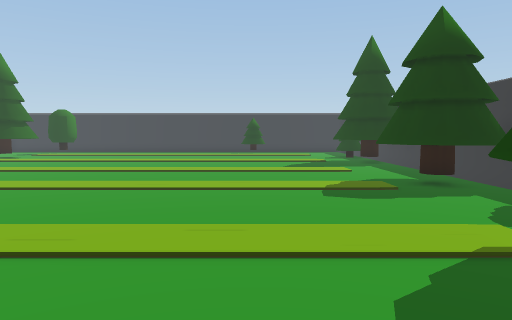
View 1 (above)

16 first-person views from a walk through a 3-D level made in the Unity game engine. The camera is 1.4 m above the floor, tilts 4° down and sees 70° across. The floor is counted in squares, 1 m on a side. Each view is taken from the middle of a square. On the plan, view 1 faces up. The plan holds only what a view shows up to about 16 squares ahead; the rest is blank. The place goes on beyond the plan. The player character is not drawn.

View 2
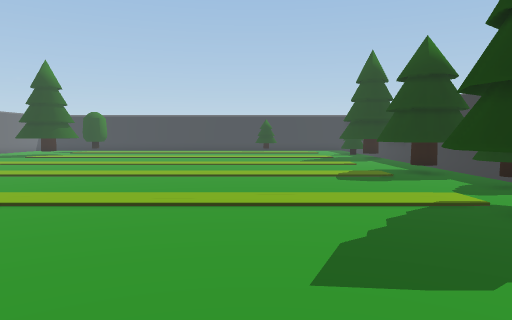

View 3
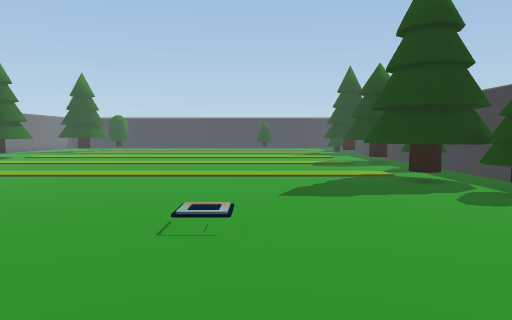

View 4
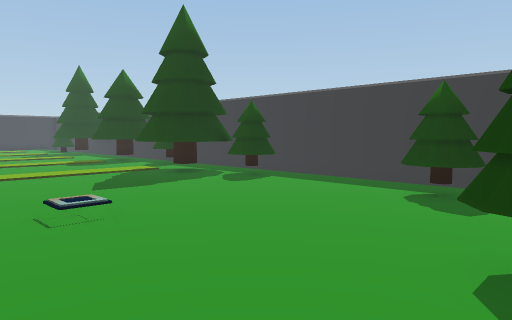

View 5
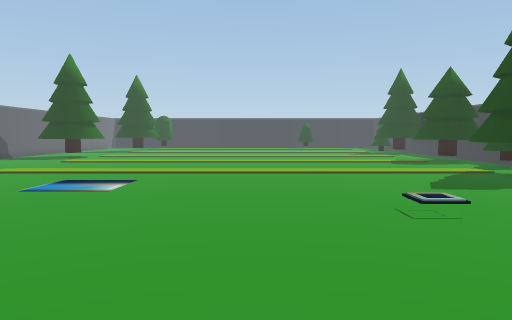

View 6
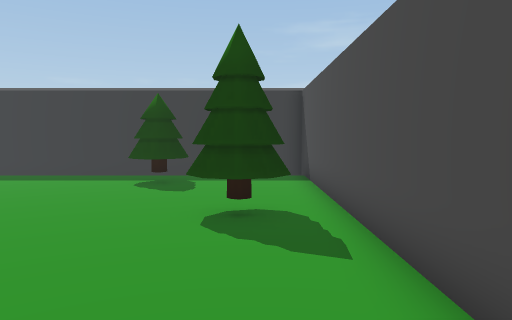

View 7
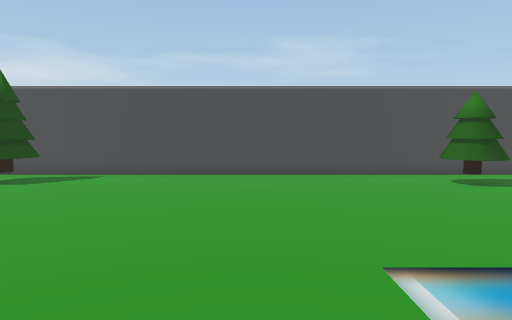

View 8
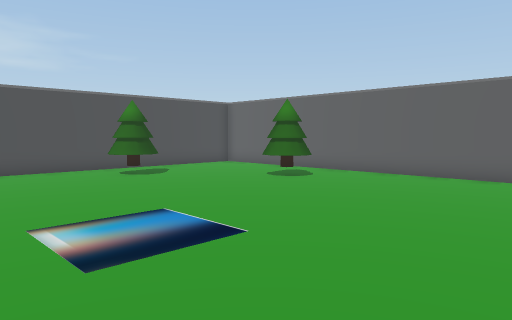

View 9
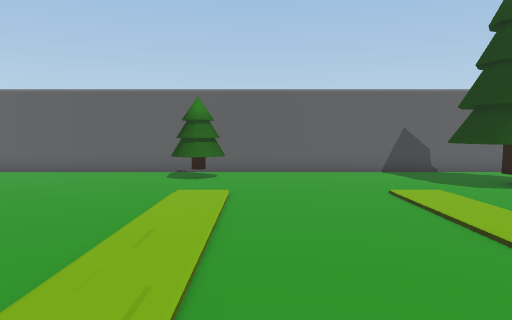

View 10
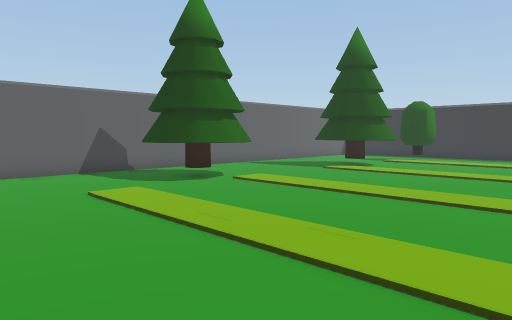

View 11
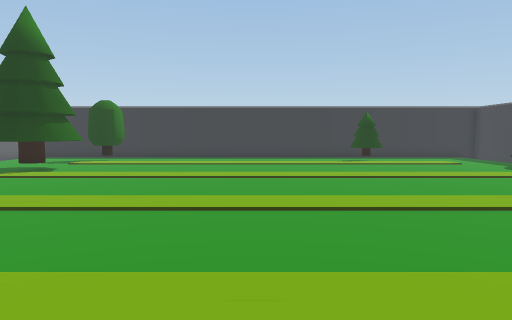

View 12
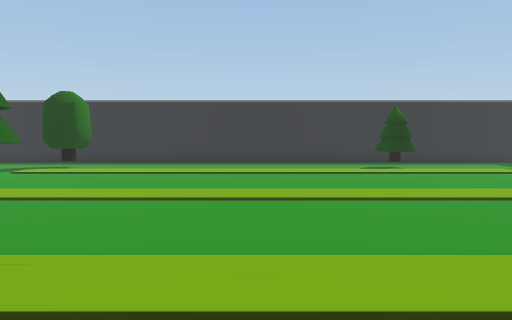

View 13
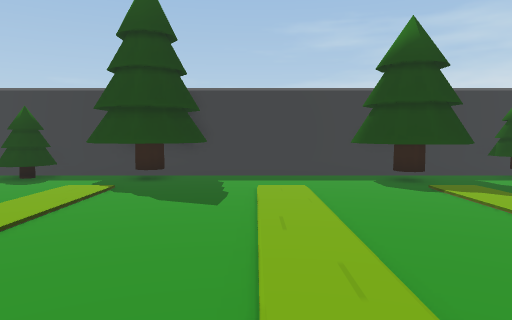

View 14
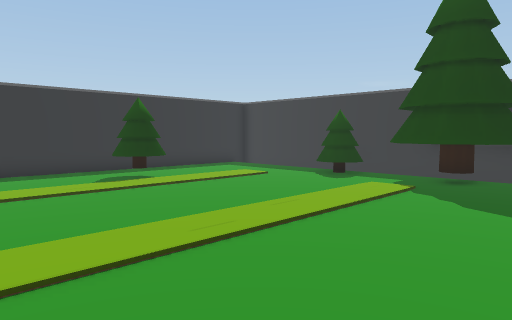

View 15
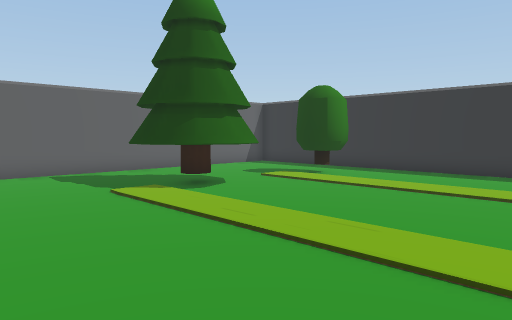

View 16
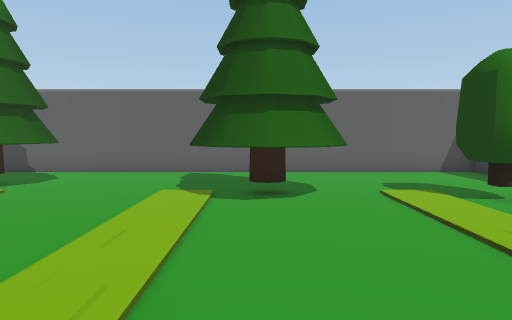

### Floor plan
Key: @ floor where view 1 was taken; # wall or solid block; . main floor; : floor 0.25 m higher than the main floor; / step, stairs or slope; T pine tree; R tree.
Columns run from 20 left of view 1 to 7 right of it. Each row starts with its distance up from view 1.
 29 ##   ########   ########
 28 #............   ........
 27 #.....RR...........T ....
 26 #....RRR...........TT ....
 25 #..........................
 24 #..........................#
 23 #... TT..................TT#
 22 #... TTT.................TT#
 21 #...TTTT...................#
 20 #...TTTT.................TT#
 19 #.......................TTTT
 18 #.......................TTTT
 17 #........................TT#
 16 #..........................#
 15 #..TTT.....................#
 14 #.TTTT.....................#
 13 #.TTTTT....................#
 12 #..TTT..................TTT#
 11 #.......................TTT#
 10 #.......................TTT#
  9 #.......................TTT#
  8 #..........................#
  7 #........................TT#
  6 #........................TT#
  5 #.TT....................  .#
  4 #.TT...................TT  #
  3 #.T...................TTTTT#
  2 #......................TTT #
  1 #.......................TT #
  0 #........./:/.......@...TTT#
 -1 #........./:/..............#
 -2 #..........................#
 -3 #..T.......................#
 -4 #..TT......................#
 -5 #.. T....................T.#
 -6 #.......................TT #
 -7   .......................T.#
 -8    ...TTT...........TT....
 -9     .. T............TT....
-10      ......................#
-11     ########################

Positions as (right, up) in squares from view 1, and headings:
1: (0, 0), facing up
2: (-1, -3), facing up
3: (-1, -8), facing up
4: (-4, -9), facing up-right
5: (-5, -9), facing up
6: (-6, -9), facing right
7: (-7, 2), facing down
8: (-7, 4), facing down-left
9: (-6, 6), facing left
10: (-6, 6), facing up-left
11: (-6, 7), facing up
12: (-6, 11), facing up
13: (-6, 15), facing right
14: (-6, 15), facing up-right
15: (-6, 15), facing up-left
16: (-6, 21), facing left
